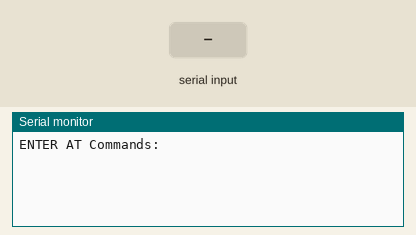
Recording of a sketch running on a simulated Arduino Uno, built with avr-gcc and run on an emulated ATmega328P. On the bench: the last lines printed to the serial monitor. Inputs (shaded band) come from the test bench.

Above: at 1.2 s.
1.3 s: "1" received over the second serial link
At 2.1 s:
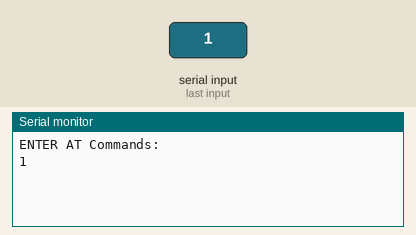
2.8 s: "0" received over the second serial link
At 3.3 s:
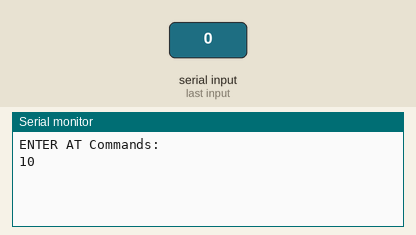

Measured:
- after the input at 1.3 s, the serial monitor: prints a new line at once (image 1)
- after the input at 2.8 s, the serial monitor: prints a new line at once (image 2)

The sketch:

servoControllingvia-Bluetooth.ino
```cpp
#include <SoftwareSerial.h>

SoftwareSerial hc06(2,3);

void setup(){
  //Initialize Serial Monitor
  Serial.begin(115200);
  Serial.println("ENTER AT Commands:");
  //Initialize Bluetooth Serial Port
  hc06.begin(115200);
}

void loop(){
  //Write data from HC06 to Serial Monitor
  if (hc06.available()){
    Serial.write(hc06.read());
  }

  //Write from Serial Monitor to HC06
  if (Serial.available()){
    hc06.write(Serial.read());
  }
}
```
